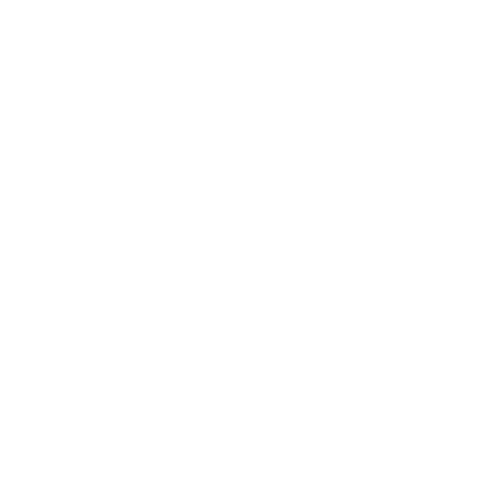
Frame 1 (no input)
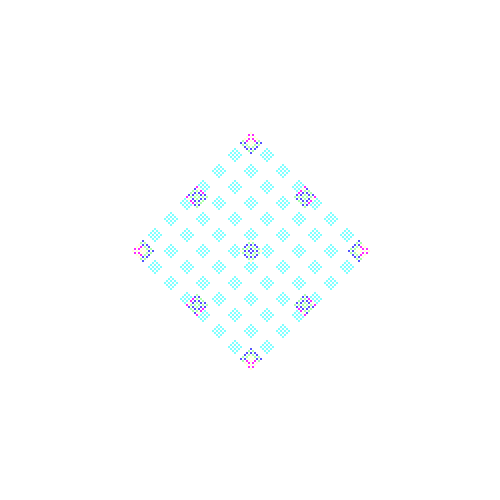
Frame 60 (the mouse pressed at the canvas centre just before this capture)
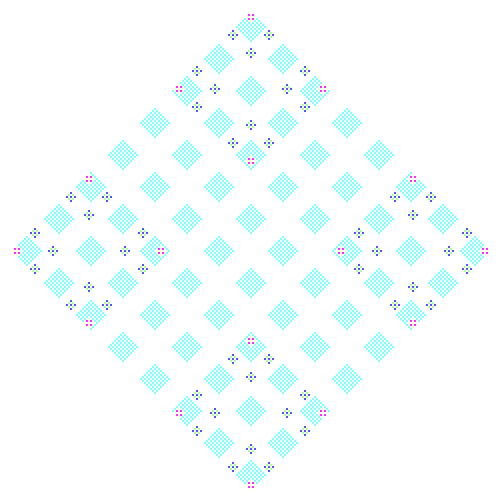
Frame 120 (the mouse held since frame 60 and released just before this capture)

The Processing sketch that drew these frames (run headless with seeded random() and noise(); from frame 60 on, the mouse is pressed at the canvas centre):

// Processing sketch: code_7_10
// ── code_7_10.pde
int num = 250;
int[][] state = new int[num][num];
int mod = 6;
void setup()
{
    size(500, 500);
    background(255, 255, 255);
    colorMode(HSB, 1);
    initialize();
    frameRate(24);  // 0.5秒ごとに遷移
}

void draw()
{
    drawCell();
    updateState();
}

void initialize()
{
    for(int i=0; i<num; ++i)
    {
        for(int j=0; j<num; j++)
        {
            if(i == num/2 && j == num/2)
            {
                state[i][j] = 1;
            }
            else
            {
                state[i][j] = 0;
            }
        }
    }
}


void drawCell()
{
    float scalar = (float)height / num;
    float y = 0;
    float x = 0;
    for (int i=0; i<num; ++i)
    {
        x = 0;
        for(int j=0; j<num; j++)
        {
            noStroke();
            fill(state[i][j] * 1.0 /mod, state[i][j] * 1.0 /mod, 1);
            rect(x, y, scalar, scalar);
            x += scalar;
        }
        y += scalar;
    }
}

void updateState()
{
    int[][] nextState = new int[num][num];
    for(int i=0; i<num; i++)
    {
        for(int j=0; j<num; j++)
        {
            nextState[i][j] = transition(i, j);
        }
    }
    state = nextState;
}

int transition(int i, int j)
{
    int nextC = 0;
    nextC = state[(i-1+num) % num][j]   // 上のセル.
          + state[i][(j-1+num) % num]   // 左のセル.
          + state[i][(j+1) % num]       // 右のセル.
          + state[(i+1) % num][j];      // 下のセル.
    nextC = nextC % mod;
    return nextC;
}
void mouseClicked()
{
  initialize();
  mod = int(random(2, 20));
  println(mod);
  background(0, 0, 1);
}
